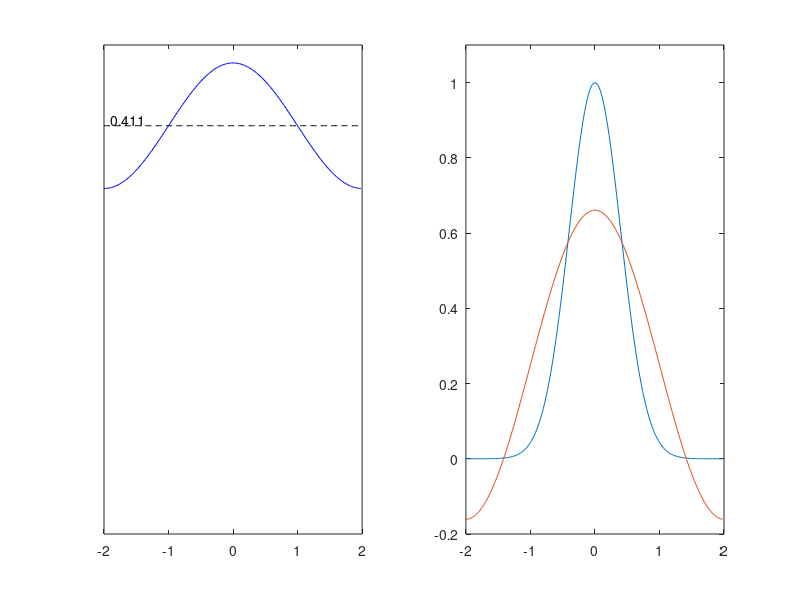
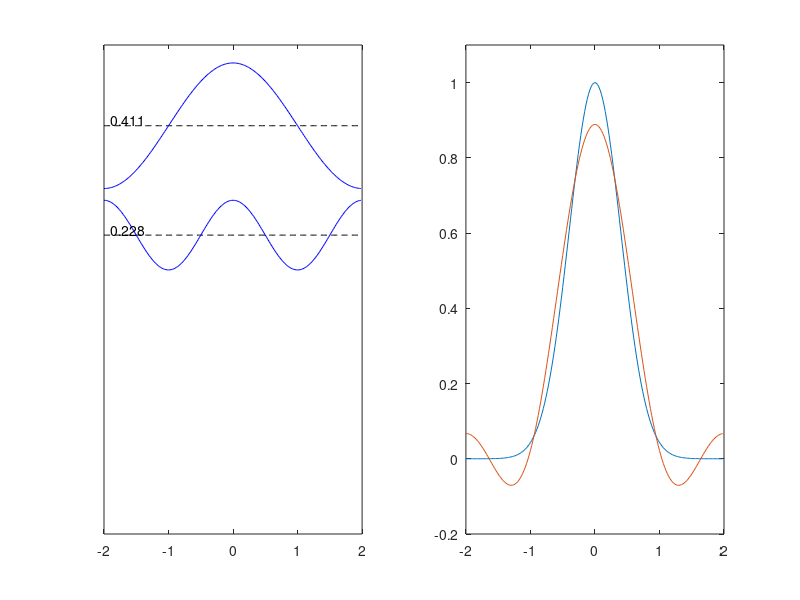
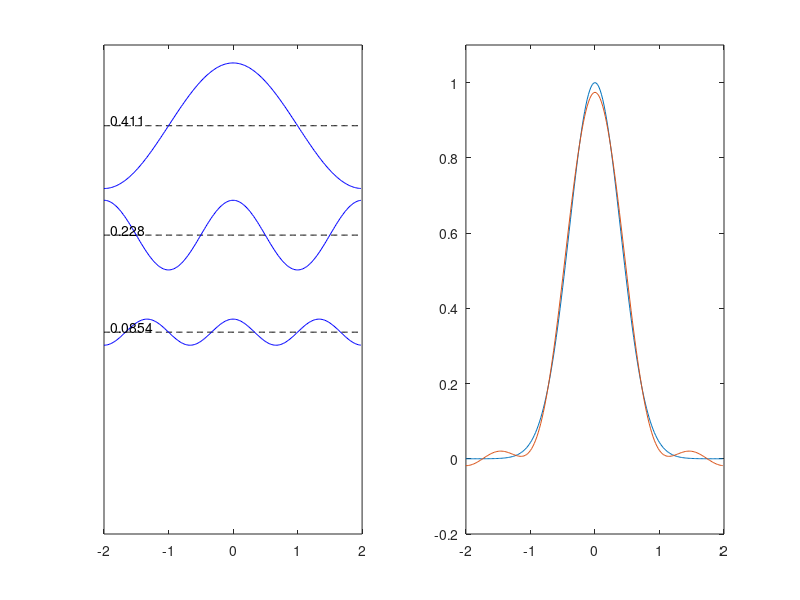
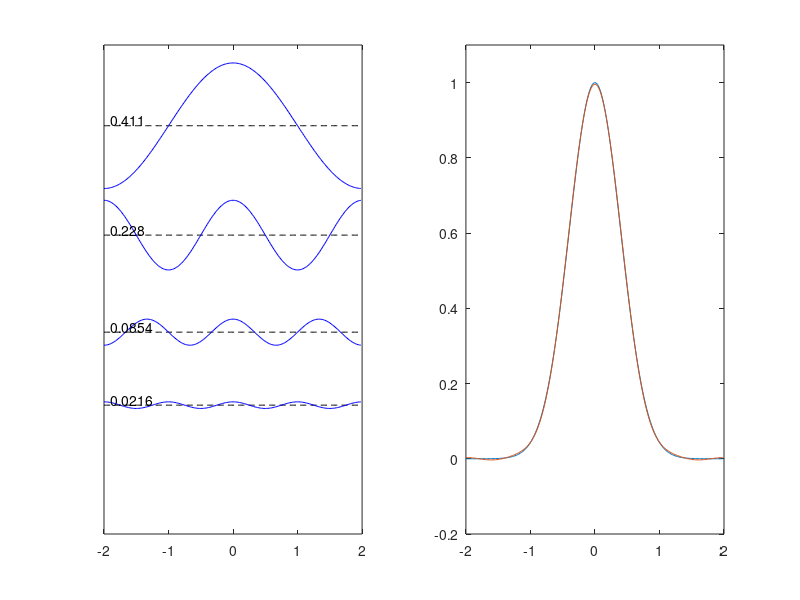

MATLAB code to generate these figures, in order:
% FTEx10.IFT

figure(1);
nt=6;
np=200;
w=np/4;
xs=(-2*w:2*w-1)'/w;
y=exp(-pi*xs.^2);
fy=real(fft(fftshift(y)))/(2*w);

subplot(122);
plot(xs,y);

sy=fy(1)/2+0*xs;
plot(xs,[y sy]);
terms=zeros(np,nt);
base=zeros(1,nt);
for i=1:nt
   subplot(121);
   terms(:,i)=cos(i/2*pi*xs)*fy(i+1);
   base(i)=nt/2-.35*i+2*abs(fy(i+1));
   bases=repmat(base(1,1:i),np,1);
   plot(xs,bases,'k--');
   hold on;
   plot(xs, terms(:,1:i)+bases,'b-');
   for j=1:i
       text(xs(1)+0.1,bases(1,j),num2str(fy(j+1),3),'verticalalignment','bottom');
   end;
   hold off;
   axis([-2 2 .8 nt-2]);
   set(gca,'ytick',[]);
   sy=sy+terms(:,i);
   subplot(122);
   plot(xs,[y sy]);
   axis([-2 2 -.2 1.1]);
   figName=[num2str(i) '.jpg'];
   disp(figName);
   print(figName,'-djpeg');
end;